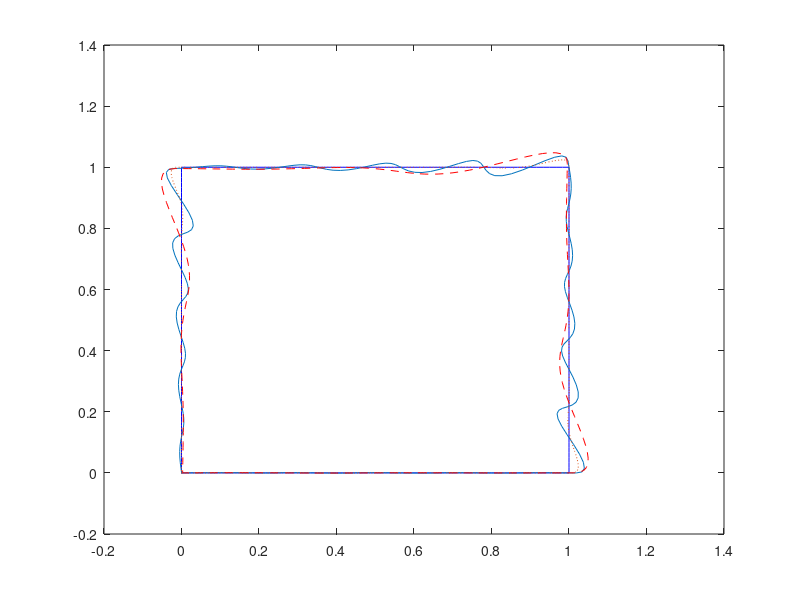

The MATLAB script that drew this image: (Note: this script raises an error after producing the figure.)
clear;
clc;
load data_w;
% trajectory rect cmd
figure
a = plot(path_nlr(2,:),path_nlr(3,:),'-b'...    
    ,pos_pdr(2,:),pos_pdr(3,:),'-'...
    ,pos_nlr(2,:),pos_nlr(3,:),'--r'...
    ,pos_pnlr68(2,:),pos_pnlr68(3,:),':'...
);
a(1).LineWidth = 1;
a(2).LineWidth = 1;
a(3).LineWidth = 1;
a(4).LineWidth = 1;
xlabel({'x (m)'});
ylabel({'y (m)'});
title({'Comparison of nonlinear and linear model responses'});
grid on;
legend('Nonlinear','Linear');

% trajectory cir cmd
figure
b = plot(path_pdc(2,:),path_pdc(3,:),'-b'...
    ,pos_nlcf(2,:),pos_nlcf(3,:),'--r');
%             ,pos_pdc(2,:),pos_pdc(3,:),'-'...
%     ,pos_lc(2,:),pos_lc(3,:),':'...
%     ,pos_pnlc68(2,:),pos_pnlc68(3,:),'--'...
% );
b(1).LineWidth = 1;
b(2).LineWidth = 1;
% b(3).LineWidth = 1;
% b(4).LineWidth = 1;
% b(5).LineWidth = 2;
xlabel({'x (m)'});
ylabel({'y (m)'});
title({'Comparison of nonlinear and linear model responses'});
grid on;
legend('Nonlinear','Linear');

% PSO tuning
% plot(path_nlr8(2,:),path_nlr8(3,:),'-'...
%     ,pos_olr(2,:),pos_olr(3,:)...
%     ,pos_nlr8(2,:),pos_nlr8(3,:)...
%     ,pos_nlr2(2,:),pos_nlr2(3,:)...
%     ,pos_nlr3(2,:),pos_nlr3(3,:)...
%     ,pos_nlr4(2,:),pos_nlr4(3,:)...
%     ,pos_nlr6(2,:),pos_nlr6(3,:)...
%     ,pos_nlr7(2,:),pos_nlr7(3,:)...
%     ,pos_nlr8(2,:),pos_nlr8(3,:)...
% )

% Velocity (x) comp cmd
figure
c = plot(path_vel_nlrf(1,:),path_vel_nlrf(3,:),'-b'...
    ,vel_nlrf(1,:),vel_nlrf(3,:),'--r');
%     ,vel_nlr(1,:),vel_nlr(2,:),'--'...
%     ,vel_pnlr68(1,:),vel_pnlr68(2,:),'r:.');
c(1).LineWidth = 1;
c(2).LineWidth = 1;
% c(3).LineWidth = 1;
% c(4).LineWidth = 2;
xlabel({'t (s)'});
ylabel({'y (m)'});
title({'Vertical Velocity y; Circular Trajectory'});
grid on;
legend('Desired','LQR');

% Velocity (y) comp cmd
figure
d = plot(path_vel_pdr(1,:),path_vel_pdr(3,:),'-'...
    ,vel_pdr(1,:),vel_pdr(3,:),':'...
    ,vel_nlr(1,:),vel_nlr(3,:),'--'...
    ,vel_pnlr68(1,:),vel_pnlr68(3,:),'r:.');
d(1).LineWidth = 1;
d(2).LineWidth = 1;
d(3).LineWidth = 1;
d(4).LineWidth = 2;
xlabel({'t (s)'});
ylabel({'y (m)'});
title({'Vertical Velocity y; Rectangular Trajectory'});
grid on;
legend('Desired','PID','LQR','PI-PSO LQR');

% Position x comp cmd
figure
e = plot(path_nlcphi(1,:),path_nlcphi(4,:),'-'...
    ,pos_nlcphi(1,:),pos_nlcphi(4,:),'--r');
%     ,pos_nlr(1,:),pos_nlr(2,:),'g:'...
%     ,pos_pnlr68(1,:),pos_pnlr68(2,:),'r--');
e(1).LineWidth = 1;
e(2).LineWidth = 1;
% e(3).LineWidth = 1;
% e(4).LineWidth = 1;
xlabel({'t (s)'});
ylabel({'\phi (rad)'});
title({'Angular Trajectory'});
grid on;
legend('Trajectory','Tracked path');

% Position y comp cmd
figure
e = plot(path_pdr(1,:),path_pdr(3,:),'-'...
    ,pos_pdr(1,:),pos_pdr(3,:),'black:'...
    ,pos_nlr(1,:),pos_nlr(3,:),'g:'...
    ,pos_pnlr68(1,:),pos_pnlr68(3,:),'r--');
e(1).LineWidth = 1;
e(2).LineWidth = 1;
e(3).LineWidth = 1;
e(4).LineWidth = 1;
xlabel({'t (s)'});
ylabel({'y (m)'});
title({'Position and Orientation; Rectangular Trajectory'});
grid on;
legend('Desired','PID','LQR','PI-PSO LQR');

% pos error x
figure
f = plot(pos_error_nlrf(1,:),pos_error_nlrf(2,:)...
    ,pos_error_nlrf(1,:),pos_error_nlrf(3,:))
f(1).LineWidth = 1;
f(2).LineWidth = 1;
% f(3).LineWidth = 1;
xlabel({'t (s)'});
ylabel({'Position Error (m)'});
title({'Position Error; Rectangular Trajectory'});
grid on;
legend('e_x','e_y');


% voltage m1
figure
m1 = plot(voltage_pdr(1,:),voltage_pdr(2,:),'black:'...
    ,voltage_nlr(1,:),voltage_nlr(2,:),'r--');
m1(1).LineWidth = 1;
m1(2).LineWidth = 1;
xlabel({'t (s)'});
ylabel({'M1 voltage (v)'});
title({'Motor voltage; Rectangular Trajectory'});
grid on;
legend('PID','LQR');

% voltage m2
figure
m2 = plot(voltage_pdr(1,:),voltage_pdr(3,:),'black:'...
    ,voltage_nlr(1,:),voltage_nlr(3,:),'r--');
m2(1).LineWidth = 1;
m2(2).LineWidth = 1;
xlabel({'t (s)'});
ylabel({'M2 voltage (v)'});
title({'Motor voltage; Rectangular Trajectory'});
grid on;
legend('PID','LQR');

% voltage m3
figure
m3 = plot(voltage_pdr(1,:),voltage_pdr(4,:),'black:'...
    ,voltage_nlr(1,:),voltage_nlr(4,:),'r--');
m3(1).LineWidth = 1;
m3(2).LineWidth = 1;
xlabel({'t (s)'});
ylabel({'M3 voltage (v)'});
title({'Motor voltage; Rectangular Trajectory'});
grid on;
legend('PID','LQR');

% voltage m4
figure
m4 = plot(voltage_pdr(1,:),voltage_pdr(5,:),'black:'...
    ,voltage_nlr(1,:),voltage_nlr(5,:),'r--');
m4(1).LineWidth = 1;
m4(2).LineWidth = 1;
xlabel({'t (s)'});
ylabel({'M4 voltage (v)'});
title({'Motor voltage; Rectangular Trajectory'});
grid on;
legend('PID','LQR');




